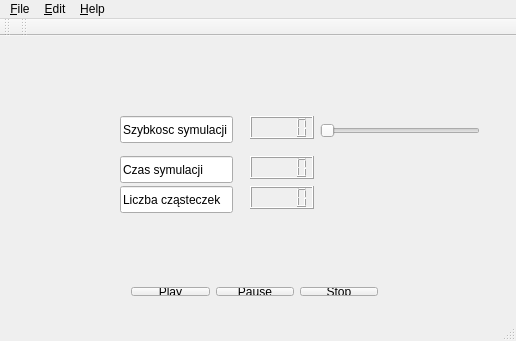
<?xml version="1.0" encoding="UTF-8"?>
<ui version="4.0">
 <class>DMainWindow</class>
 <widget class="QMainWindow" name="DMainWindow">
  <property name="geometry">
   <rect>
    <x>0</x>
    <y>0</y>
    <width>516</width>
    <height>341</height>
   </rect>
  </property>
  <property name="windowTitle">
   <string>DMainWindow</string>
  </property>
  <widget class="QWidget" name="centralWidget">
   <widget class="QWidget" name="horizontalLayoutWidget">
    <property name="geometry">
     <rect>
      <x>120</x>
      <y>240</y>
      <width>269</width>
      <height>31</height>
     </rect>
    </property>
    <layout class="QHBoxLayout" name="horizontalLayout">
     <item>
      <widget class="QPushButton" name="playButton">
       <property name="text">
        <string>Play</string>
       </property>
      </widget>
     </item>
     <item>
      <widget class="QPushButton" name="pauseButton">
       <property name="text">
        <string>Pause</string>
       </property>
      </widget>
     </item>
     <item>
      <widget class="QPushButton" name="stopButton">
       <property name="text">
        <string>Stop</string>
       </property>
      </widget>
     </item>
    </layout>
   </widget>
   <widget class="QSlider" name="sliderSzybkoscSym">
    <property name="geometry">
     <rect>
      <x>320</x>
      <y>80</y>
      <width>160</width>
      <height>29</height>
     </rect>
    </property>
    <property name="orientation">
     <enum>Qt::Horizontal</enum>
    </property>
   </widget>
   <widget class="QLCDNumber" name="lcdSzybkoscSym">
    <property name="geometry">
     <rect>
      <x>250</x>
      <y>80</y>
      <width>64</width>
      <height>23</height>
     </rect>
    </property>
   </widget>
   <widget class="QLineEdit" name="lineSzybkoscSym">
    <property name="geometry">
     <rect>
      <x>120</x>
      <y>80</y>
      <width>113</width>
      <height>27</height>
     </rect>
    </property>
    <property name="text">
     <string>Szybkosc symulacji</string>
    </property>
   </widget>
   <widget class="QLineEdit" name="lineCzasSym">
    <property name="geometry">
     <rect>
      <x>120</x>
      <y>120</y>
      <width>113</width>
      <height>27</height>
     </rect>
    </property>
    <property name="text">
     <string>Czas symulacji</string>
    </property>
   </widget>
   <widget class="QLCDNumber" name="lcdCzasSym">
    <property name="geometry">
     <rect>
      <x>250</x>
      <y>120</y>
      <width>64</width>
      <height>23</height>
     </rect>
    </property>
   </widget>
   <widget class="QLineEdit" name="lineLiczbaCzasteczek">
    <property name="geometry">
     <rect>
      <x>120</x>
      <y>150</y>
      <width>113</width>
      <height>27</height>
     </rect>
    </property>
    <property name="text">
     <string>Liczba cząsteczek</string>
    </property>
   </widget>
   <widget class="QLCDNumber" name="lcdLiczbaCzasteczek">
    <property name="geometry">
     <rect>
      <x>250</x>
      <y>150</y>
      <width>64</width>
      <height>23</height>
     </rect>
    </property>
   </widget>
  </widget>
  <widget class="QMenuBar" name="menuBar">
   <property name="geometry">
    <rect>
     <x>0</x>
     <y>0</y>
     <width>516</width>
     <height>25</height>
    </rect>
   </property>
   <widget class="QMenu" name="menu_File">
    <property name="title">
     <string>&amp;File</string>
    </property>
    <addaction name="action_Save"/>
    <addaction name="actionExit"/>
   </widget>
   <widget class="QMenu" name="menu_Edit">
    <property name="title">
     <string>&amp;Edit</string>
    </property>
   </widget>
   <widget class="QMenu" name="menu_Help">
    <property name="title">
     <string>&amp;Help</string>
    </property>
   </widget>
   <addaction name="menu_File"/>
   <addaction name="menu_Edit"/>
   <addaction name="menu_Help"/>
  </widget>
  <widget class="QToolBar" name="mainToolBar">
   <attribute name="toolBarArea">
    <enum>TopToolBarArea</enum>
   </attribute>
   <attribute name="toolBarBreak">
    <bool>false</bool>
   </attribute>
  </widget>
  <widget class="QStatusBar" name="statusBar"/>
  <widget class="QToolBar" name="toolBar">
   <property name="windowTitle">
    <string>toolBar</string>
   </property>
   <attribute name="toolBarArea">
    <enum>TopToolBarArea</enum>
   </attribute>
   <attribute name="toolBarBreak">
    <bool>false</bool>
   </attribute>
  </widget>
  <action name="action_Save">
   <property name="text">
    <string>&amp;Save</string>
   </property>
  </action>
  <action name="action_Exit">
   <property name="text">
    <string>&amp;Exit</string>
   </property>
  </action>
  <action name="actionExit">
   <property name="text">
    <string>Exit</string>
   </property>
  </action>
  <action name="actionPlay">
   <property name="text">
    <string>Play</string>
   </property>
  </action>
 </widget>
 <layoutdefault spacing="6" margin="11"/>
 <resources/>
 <connections/>
</ui>
